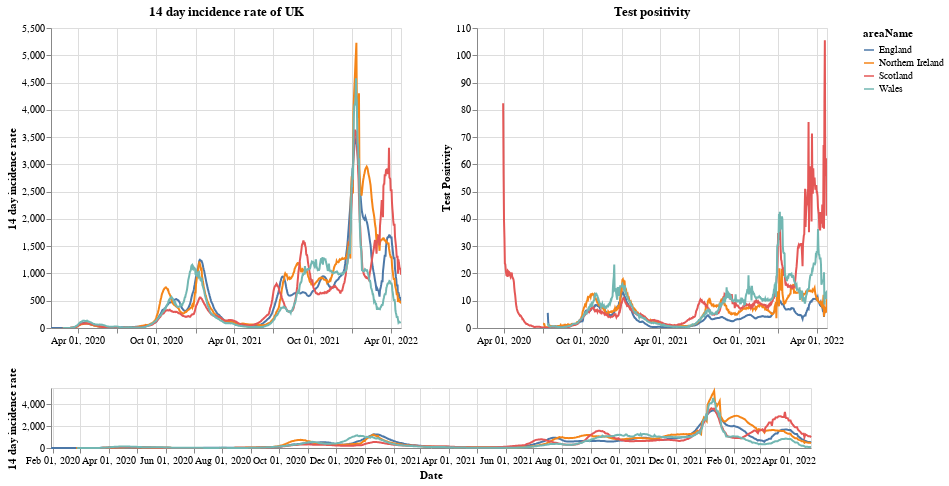

Write notebook code for a chart like this one.
### Markdown cell above
# Plots

First a plot with each country in the UK. The top right shows the positivity rate for (which is the percentage of registered tests which were positive) while the top left is the 14 day incidence rate. The bottom chart can be used to select the timeframe (does not work on a mobile device).

### Code cell
#collapse
brush = alt.selection(type='interval', name='DateBrush',encodings=['x'],fields=['Time'])
leg_selection = alt.selection_multi(fields=['areaName'], bind='legend')

base = alt.Chart(uk_cases).mark_line().encode(
    x=alt.X("yearmonthdate(date):T", axis=alt.Axis(title='Date')),
    y=alt.Y("twoWeeklyCasesRate:Q", axis=alt.Axis(title='14 day incidence rate')),
    tooltip=['areaName', 'date','twoWeeklyCasesRate', 'testPositivity'],
    color='areaName',
    opacity=alt.condition(leg_selection, alt.value(2), alt.value(0.1))
).add_selection(leg_selection).properties(width=350)

upper = base.encode(alt.X('yearmonthdate(date):T', axis=alt.Axis(title=''),
                         scale=alt.Scale(domain=brush))
                   ).properties(title=f'14 day incidence rate of UK')
upper_right = upper.encode(alt.Y('testPositivity:Q', axis=alt.Axis(title='Test Positivity'))).properties(title='Test positivity')
lower = base.properties(height=60, width = 760).add_selection(brush)

(upper | upper_right) & lower

### Figure 1 — Vega-Lite specification as saved in the notebook (floating-point values rounded to 4 significant figures; data arrays with more than 128 entries replaced by an {"elided": "..."} marker saying what was removed)
{"config": {"view": {"continuousWidth": 400, "continuousHeight": 300}}, "vconcat": [{"hconcat": [{"mark": "line", "encoding": {"color": {"type": "nominal", "field": "areaName"}, "opacity": {"condition": {"value": 2, "selection": "selector001"}, "value": 0.1}, "tooltip": [{"type": "nominal", "field": "areaName"}, {"type": "temporal", "field": "date"}, {"type": "quantitative", "field": "twoWeeklyCasesRate"}, {"type": "quantitative", "field": "testPositivity"}], "x": {"type": "temporal", "axis": {"title": ""}, "field": "date", "scale": {"domain": {"selection": "DateBrush"}}, "timeUnit": "yearmonthdate"}, "y": {"type": "quantitative", "axis": {"title": "14 day incidence rate"}, "field": "twoWeeklyCasesRate"}}, "selection": {"selector001": {"type": "multi", "fields": ["areaName"], "bind": "legend"}}, "title": "14 day incidence rate of UK", "width": 350}, {"mark": "line", "encoding": {"color": {"type": "nominal", "field": "areaName"}, "opacity": {"condition": {"value": 2, "selection": "selector001"}, "value": 0.1}, "tooltip": [{"type": "nominal", "field": "areaName"}, {"type": "temporal", "field": "date"}, {"type": "quantitative", "field": "twoWeeklyCasesRate"}, {"type": "quantitative", "field": "testPositivity"}], "x": {"type": "temporal", "axis": {"title": ""}, "field": "date", "scale": {"domain": {"selection": "DateBrush"}}, "timeUnit": "yearmonthdate"}, "y": {"type": "quantitative", "axis": {"title": "Test Positivity"}, "field": "testPositivity"}}, "selection": {"selector001": {"type": "multi", "fields": ["areaName"], "bind": "legend"}}, "title": "Test positivity", "width": 350}]}, {"mark": "line", "encoding": {"color": {"type": "nominal", "field": "areaName"}, "opacity": {"condition": {"value": 2, "selection": "selector001"}, "value": 0.1}, "tooltip": [{"type": "nominal", "field": "areaName"}, {"type": "temporal", "field": "date"}, {"type": "quantitative", "field": "twoWeeklyCasesRate"}, {"type": "quantitative", "field": "testPositivity"}], "x": {"type": "temporal", "axis": {"title": "Date"}, "field": "date", "timeUnit": "yearmonthdate"}, "y": {"type": "quantitative", "axis": {"title": "14 day incidence rate"}, "field": "twoWeeklyCasesRate"}}, "height": 60, "selection": {"selector001": {"type": "multi", "fields": ["areaName"], "bind": "legend"}, "DateBrush": {"type": "interval", "encodings": ["x"], "fields": ["Time"]}}, "width": 760}], "data": {"name": "data-b78ee0e7e57d949a7623ad0564972a0e"}, "$schema": "https://vega.github.io/schema/vega-lite/v4.8.1.json", "datasets": {"data-b78ee0e7e57d949a7623ad0564972a0e": {"elided": "3184 records"}}}
